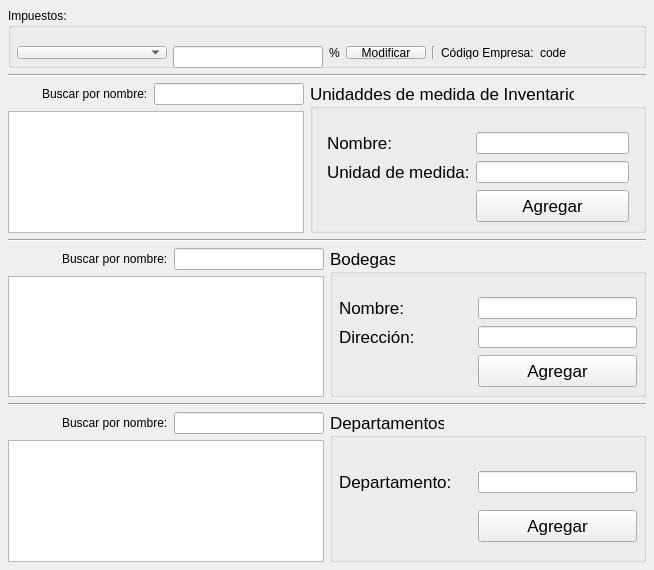
<?xml version="1.0" encoding="UTF-8"?>
<ui version="4.0">
 <class>SystemParameters</class>
 <widget class="QWidget" name="SystemParameters">
  <property name="geometry">
   <rect>
    <x>0</x>
    <y>0</y>
    <width>654</width>
    <height>570</height>
   </rect>
  </property>
  <property name="minimumSize">
   <size>
    <width>630</width>
    <height>570</height>
   </size>
  </property>
  <property name="windowTitle">
   <string>Form</string>
  </property>
  <layout class="QVBoxLayout" name="verticalLayout_5">
   <property name="leftMargin">
    <number>8</number>
   </property>
   <property name="topMargin">
    <number>8</number>
   </property>
   <property name="rightMargin">
    <number>8</number>
   </property>
   <property name="bottomMargin">
    <number>8</number>
   </property>
   <item>
    <layout class="QVBoxLayout" name="mainWindowLayout">
     <item>
      <layout class="QHBoxLayout" name="horizontalLayout_3">
       <item>
        <layout class="QVBoxLayout" name="verticalLayout_6">
         <item>
          <widget class="QGroupBox" name="gpxTaxes">
           <property name="minimumSize">
            <size>
             <width>0</width>
             <height>60</height>
            </size>
           </property>
           <property name="maximumSize">
            <size>
             <width>16777215</width>
             <height>60</height>
            </size>
           </property>
           <property name="title">
            <string>Impuestos:</string>
           </property>
           <property name="checkable">
            <bool>false</bool>
           </property>
           <property name="checked">
            <bool>false</bool>
           </property>
           <layout class="QHBoxLayout" name="horizontalLayout_5">
            <property name="leftMargin">
             <number>6</number>
            </property>
            <property name="topMargin">
             <number>18</number>
            </property>
            <property name="rightMargin">
             <number>6</number>
            </property>
            <property name="bottomMargin">
             <number>6</number>
            </property>
            <item>
             <layout class="QGridLayout" name="gridLayout">
              <item row="0" column="1">
               <widget class="QLineEdit" name="txtTax">
                <property name="minimumSize">
                 <size>
                  <width>150</width>
                  <height>22</height>
                 </size>
                </property>
                <property name="maximumSize">
                 <size>
                  <width>150</width>
                  <height>22</height>
                 </size>
                </property>
                <property name="sizeIncrement">
                 <size>
                  <width>0</width>
                  <height>0</height>
                 </size>
                </property>
               </widget>
              </item>
              <item row="0" column="0">
               <widget class="QComboBox" name="cbxTaxes">
                <property name="minimumSize">
                 <size>
                  <width>150</width>
                  <height>0</height>
                 </size>
                </property>
                <property name="maximumSize">
                 <size>
                  <width>150</width>
                  <height>16777215</height>
                 </size>
                </property>
               </widget>
              </item>
              <item row="0" column="3">
               <widget class="QPushButton" name="btnUpdateTax">
                <property name="maximumSize">
                 <size>
                  <width>100</width>
                  <height>16777215</height>
                 </size>
                </property>
                <property name="text">
                 <string>Modificar</string>
                </property>
               </widget>
              </item>
              <item row="0" column="2">
               <widget class="QLabel" name="label_9">
                <property name="text">
                 <string>%</string>
                </property>
               </widget>
              </item>
             </layout>
            </item>
            <item>
             <widget class="Line" name="line_4">
              <property name="orientation">
               <enum>Qt::Vertical</enum>
              </property>
             </widget>
            </item>
            <item>
             <widget class="QLabel" name="label_10">
              <property name="text">
               <string>Código Empresa:</string>
              </property>
             </widget>
            </item>
            <item>
             <widget class="QLabel" name="lblCompanyCode">
              <property name="text">
               <string>code</string>
              </property>
             </widget>
            </item>
            <item>
             <spacer name="horizontalSpacer">
              <property name="orientation">
               <enum>Qt::Horizontal</enum>
              </property>
              <property name="sizeHint" stdset="0">
               <size>
                <width>40</width>
                <height>20</height>
               </size>
              </property>
             </spacer>
            </item>
           </layout>
          </widget>
         </item>
        </layout>
       </item>
      </layout>
     </item>
     <item>
      <widget class="Line" name="line">
       <property name="orientation">
        <enum>Qt::Horizontal</enum>
       </property>
      </widget>
     </item>
     <item>
      <layout class="QHBoxLayout" name="horizontalLayout">
       <item>
        <layout class="QVBoxLayout" name="verticalLayout_9">
         <item>
          <layout class="QHBoxLayout" name="horizontalLayout_9">
           <item>
            <spacer name="horizontalSpacer_5">
             <property name="orientation">
              <enum>Qt::Horizontal</enum>
             </property>
             <property name="sizeHint" stdset="0">
              <size>
               <width>40</width>
               <height>20</height>
              </size>
             </property>
            </spacer>
           </item>
           <item>
            <widget class="QLabel" name="label_6">
             <property name="text">
              <string>Buscar por nombre:</string>
             </property>
            </widget>
           </item>
           <item>
            <widget class="QLineEdit" name="txtSearchUnit">
             <property name="minimumSize">
              <size>
               <width>150</width>
               <height>22</height>
              </size>
             </property>
             <property name="maximumSize">
              <size>
               <width>16777215</width>
               <height>22</height>
              </size>
             </property>
            </widget>
           </item>
          </layout>
         </item>
         <item>
          <widget class="QTableView" name="tblViewUnits">
           <property name="minimumSize">
            <size>
             <width>0</width>
             <height>0</height>
            </size>
           </property>
          </widget>
         </item>
        </layout>
       </item>
       <item>
        <layout class="QVBoxLayout" name="verticalLayout_8">
         <item>
          <widget class="QGroupBox" name="gpxUnits">
           <property name="minimumSize">
            <size>
             <width>0</width>
             <height>0</height>
            </size>
           </property>
           <property name="font">
            <font>
             <pointsize>13</pointsize>
            </font>
           </property>
           <property name="title">
            <string>Unidaddes de medida de Inventario</string>
           </property>
           <property name="checkable">
            <bool>false</bool>
           </property>
           <property name="checked">
            <bool>false</bool>
           </property>
           <layout class="QHBoxLayout" name="horizontalLayout_6">
            <property name="leftMargin">
             <number>6</number>
            </property>
            <property name="topMargin">
             <number>22</number>
            </property>
            <property name="rightMargin">
             <number>6</number>
            </property>
            <property name="bottomMargin">
             <number>6</number>
            </property>
            <item>
             <layout class="QGridLayout" name="gridLayout_3">
              <property name="leftMargin">
               <number>8</number>
              </property>
              <property name="rightMargin">
               <number>8</number>
              </property>
              <item row="0" column="0">
               <widget class="QLabel" name="label_4">
                <property name="text">
                 <string>Nombre:</string>
                </property>
               </widget>
              </item>
              <item row="0" column="1">
               <widget class="QLineEdit" name="txtUnitName">
                <property name="minimumSize">
                 <size>
                  <width>0</width>
                  <height>22</height>
                 </size>
                </property>
                <property name="maximumSize">
                 <size>
                  <width>16777215</width>
                  <height>22</height>
                 </size>
                </property>
               </widget>
              </item>
              <item row="1" column="0">
               <widget class="QLabel" name="label_5">
                <property name="text">
                 <string>Unidad de medida:</string>
                </property>
               </widget>
              </item>
              <item row="1" column="1">
               <widget class="QLineEdit" name="txtUnitValue">
                <property name="minimumSize">
                 <size>
                  <width>0</width>
                  <height>22</height>
                 </size>
                </property>
                <property name="maximumSize">
                 <size>
                  <width>16777215</width>
                  <height>22</height>
                 </size>
                </property>
               </widget>
              </item>
              <item row="2" column="0">
               <spacer name="horizontalSpacer_2">
                <property name="orientation">
                 <enum>Qt::Horizontal</enum>
                </property>
                <property name="sizeHint" stdset="0">
                 <size>
                  <width>40</width>
                  <height>20</height>
                 </size>
                </property>
               </spacer>
              </item>
              <item row="2" column="1">
               <widget class="QPushButton" name="btnAddUnit">
                <property name="maximumSize">
                 <size>
                  <width>16777215</width>
                  <height>32</height>
                 </size>
                </property>
                <property name="text">
                 <string>Agregar</string>
                </property>
               </widget>
              </item>
             </layout>
            </item>
           </layout>
          </widget>
         </item>
        </layout>
       </item>
      </layout>
     </item>
     <item>
      <widget class="Line" name="line_2">
       <property name="orientation">
        <enum>Qt::Horizontal</enum>
       </property>
      </widget>
     </item>
     <item>
      <layout class="QHBoxLayout" name="horizontalLayout_2">
       <item>
        <layout class="QVBoxLayout" name="verticalLayout_11">
         <item>
          <layout class="QHBoxLayout" name="horizontalLayout_14">
           <item>
            <spacer name="horizontalSpacer_6">
             <property name="orientation">
              <enum>Qt::Horizontal</enum>
             </property>
             <property name="sizeHint" stdset="0">
              <size>
               <width>40</width>
               <height>20</height>
              </size>
             </property>
            </spacer>
           </item>
           <item>
            <widget class="QLabel" name="label_7">
             <property name="text">
              <string>Buscar por nombre:</string>
             </property>
            </widget>
           </item>
           <item>
            <widget class="QLineEdit" name="txtSearchWarehouse">
             <property name="minimumSize">
              <size>
               <width>150</width>
               <height>22</height>
              </size>
             </property>
             <property name="maximumSize">
              <size>
               <width>16777215</width>
               <height>22</height>
              </size>
             </property>
            </widget>
           </item>
          </layout>
         </item>
         <item>
          <widget class="QTableView" name="tblViewWarehouse">
           <property name="minimumSize">
            <size>
             <width>0</width>
             <height>0</height>
            </size>
           </property>
          </widget>
         </item>
        </layout>
       </item>
       <item>
        <layout class="QVBoxLayout" name="verticalLayout_10">
         <property name="leftMargin">
          <number>0</number>
         </property>
         <property name="rightMargin">
          <number>0</number>
         </property>
         <item>
          <widget class="QGroupBox" name="gpxWarehouse">
           <property name="minimumSize">
            <size>
             <width>0</width>
             <height>0</height>
            </size>
           </property>
           <property name="font">
            <font>
             <pointsize>13</pointsize>
            </font>
           </property>
           <property name="title">
            <string>Bodegas</string>
           </property>
           <property name="checkable">
            <bool>false</bool>
           </property>
           <property name="checked">
            <bool>false</bool>
           </property>
           <layout class="QHBoxLayout" name="horizontalLayout_7">
            <property name="leftMargin">
             <number>6</number>
            </property>
            <property name="topMargin">
             <number>22</number>
            </property>
            <property name="rightMargin">
             <number>6</number>
            </property>
            <property name="bottomMargin">
             <number>6</number>
            </property>
            <item>
             <layout class="QGridLayout" name="gridLayout_2">
              <item row="0" column="0">
               <widget class="QLabel" name="label">
                <property name="text">
                 <string>Nombre:</string>
                </property>
               </widget>
              </item>
              <item row="0" column="1">
               <widget class="QLineEdit" name="txtWarehouseName">
                <property name="minimumSize">
                 <size>
                  <width>0</width>
                  <height>22</height>
                 </size>
                </property>
                <property name="maximumSize">
                 <size>
                  <width>16777215</width>
                  <height>22</height>
                 </size>
                </property>
               </widget>
              </item>
              <item row="1" column="0">
               <widget class="QLabel" name="label_2">
                <property name="text">
                 <string>Dirección:</string>
                </property>
               </widget>
              </item>
              <item row="1" column="1">
               <widget class="QLineEdit" name="txtWarehouseAddress">
                <property name="minimumSize">
                 <size>
                  <width>0</width>
                  <height>22</height>
                 </size>
                </property>
                <property name="maximumSize">
                 <size>
                  <width>16777215</width>
                  <height>22</height>
                 </size>
                </property>
               </widget>
              </item>
              <item row="2" column="0">
               <spacer name="horizontalSpacer_3">
                <property name="orientation">
                 <enum>Qt::Horizontal</enum>
                </property>
                <property name="sizeHint" stdset="0">
                 <size>
                  <width>40</width>
                  <height>20</height>
                 </size>
                </property>
               </spacer>
              </item>
              <item row="2" column="1">
               <widget class="QPushButton" name="btnWarehouseAdd">
                <property name="maximumSize">
                 <size>
                  <width>16777215</width>
                  <height>32</height>
                 </size>
                </property>
                <property name="text">
                 <string>Agregar</string>
                </property>
               </widget>
              </item>
             </layout>
            </item>
           </layout>
          </widget>
         </item>
        </layout>
       </item>
      </layout>
     </item>
     <item>
      <widget class="Line" name="line_3">
       <property name="orientation">
        <enum>Qt::Horizontal</enum>
       </property>
      </widget>
     </item>
     <item>
      <layout class="QHBoxLayout" name="horizontalLayout_4">
       <item>
        <layout class="QVBoxLayout" name="verticalLayout_12">
         <item>
          <layout class="QHBoxLayout" name="horizontalLayout_10">
           <item>
            <spacer name="horizontalSpacer_7">
             <property name="orientation">
              <enum>Qt::Horizontal</enum>
             </property>
             <property name="sizeHint" stdset="0">
              <size>
               <width>40</width>
               <height>20</height>
              </size>
             </property>
            </spacer>
           </item>
           <item>
            <widget class="QLabel" name="label_8">
             <property name="text">
              <string>Buscar por nombre:</string>
             </property>
            </widget>
           </item>
           <item>
            <widget class="QLineEdit" name="txtSearchDeparment">
             <property name="minimumSize">
              <size>
               <width>150</width>
               <height>22</height>
              </size>
             </property>
             <property name="maximumSize">
              <size>
               <width>16777215</width>
               <height>22</height>
              </size>
             </property>
            </widget>
           </item>
          </layout>
         </item>
         <item>
          <widget class="QTableView" name="tblViewDepartments">
           <property name="minimumSize">
            <size>
             <width>0</width>
             <height>0</height>
            </size>
           </property>
          </widget>
         </item>
        </layout>
       </item>
       <item>
        <layout class="QVBoxLayout" name="verticalLayout_13">
         <property name="leftMargin">
          <number>0</number>
         </property>
         <property name="rightMargin">
          <number>0</number>
         </property>
         <item>
          <widget class="QGroupBox" name="gpxDepartments">
           <property name="minimumSize">
            <size>
             <width>260</width>
             <height>0</height>
            </size>
           </property>
           <property name="font">
            <font>
             <pointsize>13</pointsize>
            </font>
           </property>
           <property name="title">
            <string>Departamentos</string>
           </property>
           <layout class="QHBoxLayout" name="horizontalLayout_8">
            <property name="leftMargin">
             <number>6</number>
            </property>
            <property name="topMargin">
             <number>22</number>
            </property>
            <property name="rightMargin">
             <number>6</number>
            </property>
            <property name="bottomMargin">
             <number>6</number>
            </property>
            <item>
             <layout class="QGridLayout" name="gridLayout_4">
              <item row="0" column="0">
               <widget class="QLabel" name="label_3">
                <property name="text">
                 <string>Departamento:</string>
                </property>
               </widget>
              </item>
              <item row="0" column="1">
               <widget class="QLineEdit" name="txtDepartmentName">
                <property name="minimumSize">
                 <size>
                  <width>0</width>
                  <height>22</height>
                 </size>
                </property>
                <property name="maximumSize">
                 <size>
                  <width>16777215</width>
                  <height>22</height>
                 </size>
                </property>
               </widget>
              </item>
              <item row="1" column="0">
               <spacer name="horizontalSpacer_4">
                <property name="orientation">
                 <enum>Qt::Horizontal</enum>
                </property>
                <property name="sizeHint" stdset="0">
                 <size>
                  <width>40</width>
                  <height>20</height>
                 </size>
                </property>
               </spacer>
              </item>
              <item row="1" column="1">
               <widget class="QPushButton" name="btnDepartmentAdd">
                <property name="maximumSize">
                 <size>
                  <width>16777215</width>
                  <height>32</height>
                 </size>
                </property>
                <property name="text">
                 <string>Agregar</string>
                </property>
               </widget>
              </item>
             </layout>
            </item>
           </layout>
          </widget>
         </item>
        </layout>
       </item>
      </layout>
     </item>
    </layout>
   </item>
  </layout>
 </widget>
 <resources/>
 <connections/>
</ui>
